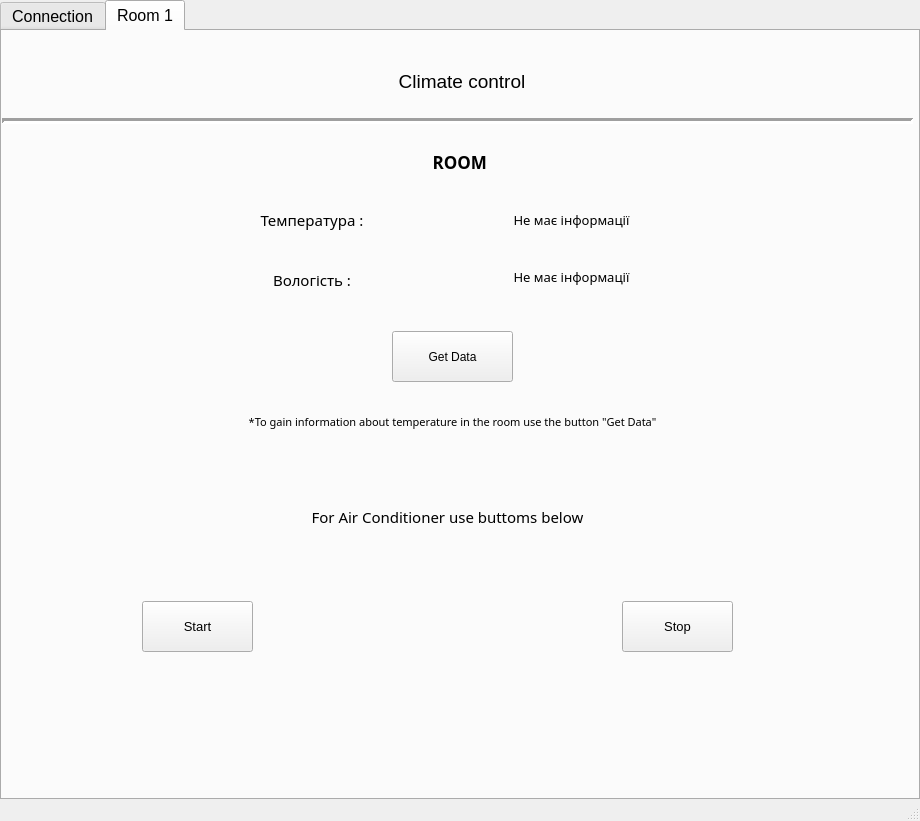
<?xml version="1.0" encoding="UTF-8"?>
<ui version="4.0">
 <class>MainWindow</class>
 <widget class="QMainWindow" name="MainWindow">
  <property name="geometry">
   <rect>
    <x>0</x>
    <y>0</y>
    <width>920</width>
    <height>821</height>
   </rect>
  </property>
  <property name="windowTitle">
   <string>MainWindow</string>
  </property>
  <widget class="QWidget" name="centralwidget">
   <widget class="QTabWidget" name="tabWidget">
    <property name="geometry">
     <rect>
      <x>0</x>
      <y>0</y>
      <width>920</width>
      <height>800</height>
     </rect>
    </property>
    <property name="font">
     <font>
      <pointsize>12</pointsize>
     </font>
    </property>
    <property name="cursor">
     <cursorShape>ArrowCursor</cursorShape>
    </property>
    <property name="currentIndex">
     <number>1</number>
    </property>
    <widget class="QWidget" name="tab">
     <attribute name="title">
      <string>Connection</string>
     </attribute>
     <widget class="QLabel" name="label">
      <property name="geometry">
       <rect>
        <x>10</x>
        <y>30</y>
        <width>901</width>
        <height>51</height>
       </rect>
      </property>
      <property name="sizePolicy">
       <sizepolicy hsizetype="Preferred" vsizetype="Preferred">
        <horstretch>0</horstretch>
        <verstretch>0</verstretch>
       </sizepolicy>
      </property>
      <property name="font">
       <font>
        <pointsize>13</pointsize>
       </font>
      </property>
      <property name="text">
       <string>COM-port</string>
      </property>
      <property name="alignment">
       <set>Qt::AlignCenter</set>
      </property>
     </widget>
     <widget class="QLabel" name="label_2">
      <property name="geometry">
       <rect>
        <x>90</x>
        <y>160</y>
        <width>741</width>
        <height>71</height>
       </rect>
      </property>
      <property name="font">
       <font>
        <family>SimSun-ExtB</family>
        <pointsize>12</pointsize>
        <weight>75</weight>
        <bold>true</bold>
       </font>
      </property>
      <property name="text">
       <string>Select virtual comport connection :</string>
      </property>
      <property name="alignment">
       <set>Qt::AlignCenter</set>
      </property>
     </widget>
     <widget class="QComboBox" name="comComboBox">
      <property name="geometry">
       <rect>
        <x>390</x>
        <y>310</y>
        <width>131</width>
        <height>51</height>
       </rect>
      </property>
      <property name="font">
       <font>
        <pointsize>11</pointsize>
       </font>
      </property>
      <property name="layoutDirection">
       <enum>Qt::LeftToRight</enum>
      </property>
      <property name="iconSize">
       <size>
        <width>14</width>
        <height>14</height>
       </size>
      </property>
     </widget>
     <widget class="Line" name="line_3">
      <property name="geometry">
       <rect>
        <x>0</x>
        <y>80</y>
        <width>911</width>
        <height>20</height>
       </rect>
      </property>
      <property name="font">
       <font>
        <pointsize>1</pointsize>
       </font>
      </property>
      <property name="lineWidth">
       <number>3</number>
      </property>
      <property name="orientation">
       <enum>Qt::Horizontal</enum>
      </property>
     </widget>
    </widget>
    <widget class="QWidget" name="tab_2">
     <attribute name="title">
      <string>Room 1</string>
     </attribute>
     <widget class="QLabel" name="label_3">
      <property name="geometry">
       <rect>
        <x>0</x>
        <y>30</y>
        <width>920</width>
        <height>41</height>
       </rect>
      </property>
      <property name="sizePolicy">
       <sizepolicy hsizetype="Preferred" vsizetype="Preferred">
        <horstretch>0</horstretch>
        <verstretch>0</verstretch>
       </sizepolicy>
      </property>
      <property name="font">
       <font>
        <pointsize>14</pointsize>
       </font>
      </property>
      <property name="autoFillBackground">
       <bool>false</bool>
      </property>
      <property name="text">
       <string>Climate control</string>
      </property>
      <property name="alignment">
       <set>Qt::AlignCenter</set>
      </property>
     </widget>
     <widget class="Line" name="line">
      <property name="geometry">
       <rect>
        <x>0</x>
        <y>80</y>
        <width>911</width>
        <height>20</height>
       </rect>
      </property>
      <property name="lineWidth">
       <number>3</number>
      </property>
      <property name="orientation">
       <enum>Qt::Horizontal</enum>
      </property>
     </widget>
     <widget class="QLabel" name="label_4">
      <property name="geometry">
       <rect>
        <x>0</x>
        <y>110</y>
        <width>920</width>
        <height>41</height>
       </rect>
      </property>
      <property name="font">
       <font>
        <family>SimSun-ExtB</family>
        <pointsize>13</pointsize>
        <weight>75</weight>
        <bold>true</bold>
       </font>
      </property>
      <property name="lineWidth">
       <number>1</number>
      </property>
      <property name="text">
       <string>ROOM </string>
      </property>
      <property name="alignment">
       <set>Qt::AlignCenter</set>
      </property>
     </widget>
     <widget class="QLabel" name="dispTemp">
      <property name="geometry">
       <rect>
        <x>429</x>
        <y>170</y>
        <width>281</width>
        <height>38</height>
       </rect>
      </property>
      <property name="font">
       <font>
        <family>SimSun-ExtB</family>
        <pointsize>10</pointsize>
       </font>
      </property>
      <property name="text">
       <string>Не має інформації</string>
      </property>
      <property name="alignment">
       <set>Qt::AlignCenter</set>
      </property>
     </widget>
     <widget class="QPushButton" name="getTemperature1">
      <property name="geometry">
       <rect>
        <x>390</x>
        <y>300</y>
        <width>121</width>
        <height>51</height>
       </rect>
      </property>
      <property name="font">
       <font>
        <pointsize>9</pointsize>
       </font>
      </property>
      <property name="text">
       <string>Get Data</string>
      </property>
     </widget>
     <widget class="QLabel" name="label_5">
      <property name="geometry">
       <rect>
        <x>180</x>
        <y>170</y>
        <width>260</width>
        <height>38</height>
       </rect>
      </property>
      <property name="font">
       <font>
        <family>SimSun-ExtB</family>
        <pointsize>11</pointsize>
       </font>
      </property>
      <property name="text">
       <string>Температура :</string>
      </property>
      <property name="alignment">
       <set>Qt::AlignCenter</set>
      </property>
     </widget>
     <widget class="QLabel" name="label_6">
      <property name="geometry">
       <rect>
        <x>50</x>
        <y>350</y>
        <width>801</width>
        <height>81</height>
       </rect>
      </property>
      <property name="font">
       <font>
        <family>SimSun-ExtB</family>
        <pointsize>8</pointsize>
       </font>
      </property>
      <property name="text">
       <string>*To gain information about temperature in the room use the button &quot;Get Data&quot;</string>
      </property>
      <property name="alignment">
       <set>Qt::AlignCenter</set>
      </property>
     </widget>
     <widget class="QPushButton" name="startAir">
      <property name="geometry">
       <rect>
        <x>140</x>
        <y>570</y>
        <width>111</width>
        <height>51</height>
       </rect>
      </property>
      <property name="font">
       <font>
        <pointsize>10</pointsize>
       </font>
      </property>
      <property name="text">
       <string>Start</string>
      </property>
     </widget>
     <widget class="QPushButton" name="StopAir">
      <property name="geometry">
       <rect>
        <x>620</x>
        <y>570</y>
        <width>111</width>
        <height>51</height>
       </rect>
      </property>
      <property name="font">
       <font>
        <pointsize>10</pointsize>
       </font>
      </property>
      <property name="text">
       <string>Stop</string>
      </property>
     </widget>
     <widget class="QLabel" name="label_7">
      <property name="geometry">
       <rect>
        <x>280</x>
        <y>430</y>
        <width>331</width>
        <height>111</height>
       </rect>
      </property>
      <property name="font">
       <font>
        <family>SimSun-ExtB</family>
        <pointsize>11</pointsize>
       </font>
      </property>
      <property name="text">
       <string>For Air Conditioner use buttoms below</string>
      </property>
      <property name="alignment">
       <set>Qt::AlignCenter</set>
      </property>
     </widget>
     <widget class="QLabel" name="label_8">
      <property name="geometry">
       <rect>
        <x>180</x>
        <y>230</y>
        <width>260</width>
        <height>38</height>
       </rect>
      </property>
      <property name="font">
       <font>
        <family>SimSun-ExtB</family>
        <pointsize>11</pointsize>
       </font>
      </property>
      <property name="text">
       <string>Вологість :</string>
      </property>
      <property name="alignment">
       <set>Qt::AlignCenter</set>
      </property>
     </widget>
     <widget class="QLabel" name="dispHum">
      <property name="geometry">
       <rect>
        <x>429</x>
        <y>230</y>
        <width>281</width>
        <height>31</height>
       </rect>
      </property>
      <property name="font">
       <font>
        <family>SimSun-ExtB</family>
        <pointsize>10</pointsize>
       </font>
      </property>
      <property name="text">
       <string>Не має інформації</string>
      </property>
      <property name="alignment">
       <set>Qt::AlignCenter</set>
      </property>
     </widget>
    </widget>
   </widget>
  </widget>
  <widget class="QMenuBar" name="menubar">
   <property name="geometry">
    <rect>
     <x>0</x>
     <y>0</y>
     <width>920</width>
     <height>22</height>
    </rect>
   </property>
  </widget>
  <widget class="QStatusBar" name="statusbar"/>
 </widget>
 <resources/>
 <connections/>
</ui>
